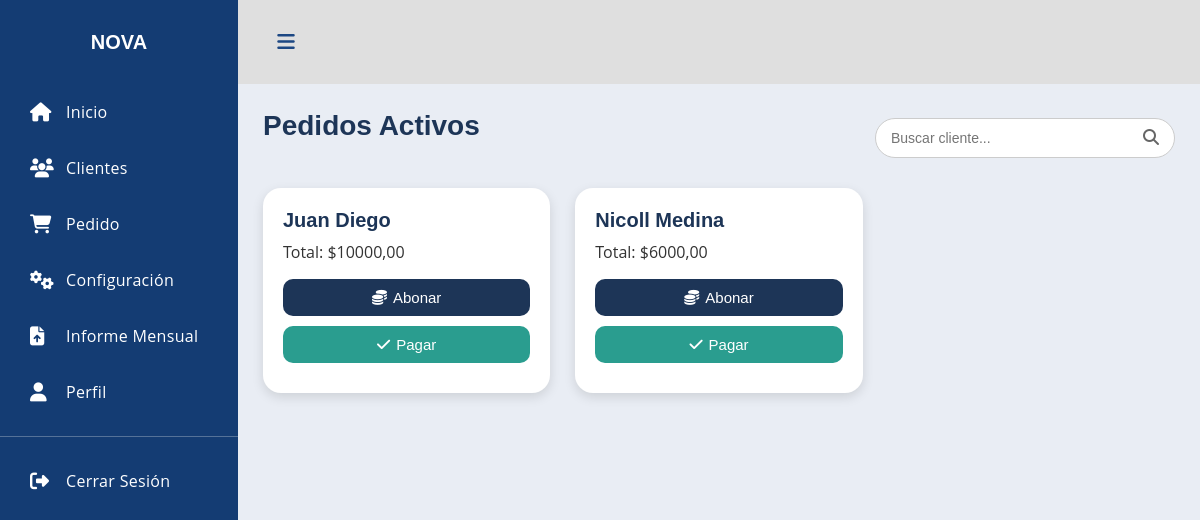
/menu/, run on an earlier commit of the app's database.
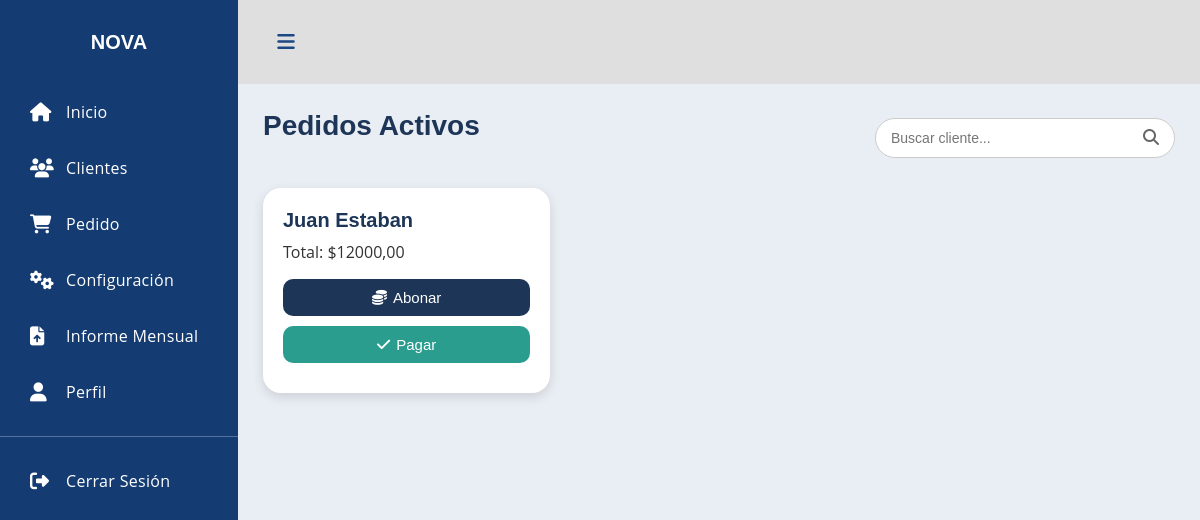
And on a later commit of the database.
### pedido/models.py (models this page shows, shortened)
class Pedido(models.Model):
    id_pedido = models.AutoField(primary_key=True)
    cliente = models.ForeignKey(
        Cliente,
        on_delete=models.CASCADE,
        related_name="pedidos"
    )
    fecha_pedido = models.DateTimeField(auto_now_add=True)
    total = models.DecimalField(max_digits=10, decimal_places=2, default=0)
    estado= models.CharField(
        max_length=20,
        choices=[("Pendiente", "Pendiente"), ("Pagado", "Pagado")],
        default="Pendiente"
    )

### CreacionUsu/models.py (models this page shows, shortened)
class Cliente(models.Model):
    id_cliente = models.AutoField(primary_key=True)
    nombre = models.CharField(max_length=200)
    telefono = models.CharField(max_length=20)
    direccion = models.CharField(max_length=255)
    correo = models.EmailField(blank=True, null=True)
    fecha_registro = models.DateTimeField(auto_now_add=True)

### menu/views.py (the view)
# urls.py: path('menu/', include('menu.urls')),
def menu(request):
    q = request.GET.get("q")  # parámetro de búsqueda
    if q:
        pedidos = Pedido.objects.filter(cliente__nombre__icontains=q, estado="Pendiente")
    else:
        pedidos = Pedido.objects.filter(estado="Pendiente")
    return render(request, "menu/menu.html", {"pedidos": pedidos, "q": q})

### menu/templates/menu/menu.html (shortened to what this page needs)
{% load static %}
<!DOCTYPE html>
<html lang="es">
<head>
    <link rel="stylesheet" href="{% static 'menu/CSS/style.css' %}">
    <link rel="stylesheet" href="{% static 'menu/CSS/pedido.css' %}">
    <link rel="stylesheet" href="https://cdnjs.cloudflare.com/ajax/libs/font-awesome/6.5.0/css/all.min.css">
</head>
<body>
<div class='dashboard'>
    <div class="dashboard-nav">
        <header>
            <a href="#" class="brand-logo"><span>NOVA</span></a>
        </header>
        <nav class="dashboard-nav-list">
            <a href="{% url 'menu' %}" class="dashboard-nav-item"><i class="fas fa-home"></i> Inicio</a>
            <a href="{% url 'lista_clientes' %}" class="dashboard-nav-item"><i class="fas fa-users"></i> Clientes</a>
            <a href="{% url 'crear_pedido' %}" class="dashboard-nav-item"><i class="fas fa-shopping-cart"></i> Pedido</a>
            <a href="{% url 'config_dashboard' %}" class="dashboard-nav-item"><i class="fas fa-cogs"></i> Configuración</a>
            <a href="{% url 'informe_mensual' %}" class="dashboard-nav-item"><i class="fas fa-file-upload"></i> Informe Mensual</a>
            <a href="#" class="dashboard-nav-item"><i class="fas fa-user"></i> Perfil</a>
            <div class="nav-item-divider"></div>
            <a href="{% url 'login' %}" class="dashboard-nav-item"><i class="fas fa-sign-out-alt"></i> Cerrar Sesión</a>
        </nav>
    </div>
    <div class='dashboard-app'>
        <header class='dashboard-toolbar'>
            <a href="#" class="menu-toggle"><i class="fas fa-bars"></i></a>
        </header>
        <div class='dashboard-content'>
            <div class='container'>
                {% block content %}
            <div class="busqueda-clientes">
                <h1 class="titulo-pedidos">Pedidos Activos</h1>
                <form method="get" class="busqueda-wrapper">
                    <input
                    type="search"
                    name="q"
                    id="busqueda"
                    placeholder="Buscar cliente..."
                    value="{{ q|default:'' }}"
                    class="busqueda-input"
                    >
                    <button type="submit" class="busqueda-boton">
                    <i class="fas fa-search"></i>
                    </button>
                </form>
            </div>
                <div class="grid-pedidos">
                    {% for pedido in pedidos %}
                    <div class="pedido-card" id="pedido-{{ pedido.id_pedido }}">
                        <h2 class="pedido-cliente">{{ pedido.cliente.nombre }}</h2>
                        <p class="pedido-total">Total: ${{ pedido.total }}</p>
                        <button class="btn-abonar" onclick="mostrarAbono({{ pedido.id_pedido }})">
                            <i class="fa-solid fa-coins"></i> Abonar
                        </button>
                        <button class="btn-pagar" onclick="pagarPedido({{ pedido.id_pedido }})">
                            <i class="fa-solid fa-check"></i> Pagar
                        </button>
                    </div>
                    {% empty %}
                    <p>No hay pedidos activos{% if q %} para "{{ q }}"{% endif %}.</p>
                    {% endfor %}
                </div>
                {% endblock %}
            </div>
        </div>
    </div>
</div>
</body>
</html>

What changed in the data, as far as the page shows it:
removed Pedido: cliente.nombre "Juan Diego", total "10000,00"
removed Pedido: cliente.nombre "Nicoll Medina", total "6000,00"
added Pedido: cliente.nombre "Juan Estaban", total "12000,00"
